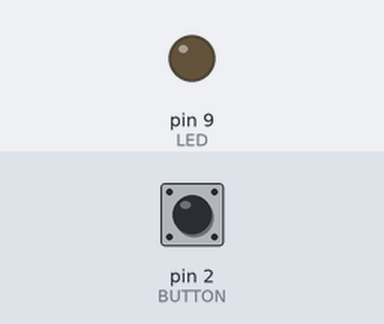
Recording of a sketch running on a simulated Arduino Uno, built with avr-gcc and run on an emulated ATmega328P. On the bench: output pins drawn as LEDs (lit = HIGH). Inputs (shaded band) come from the test bench; at power-on: pin 2 (BUTTON) LOW.

Above: at 1.2 s.
1.3 s: pin 2 (BUTTON) pulled HIGH for 0.15 s
At 1.6 s:
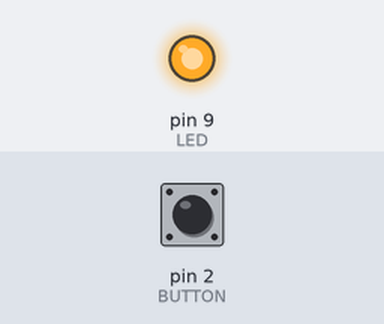
2.9 s: pin 2 (BUTTON) pulled HIGH for 1 s
At 4.0 s:
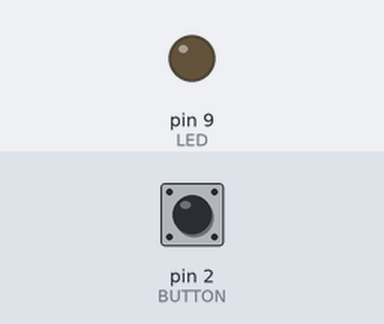
5.4 s: pin 2 (BUTTON) pulled HIGH for 3.2 s
At 5.9 s:
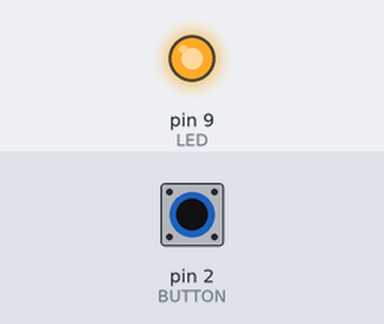
Timing chart, 0 to 8.4 s (numbered marks = the images above; inputs shaded):
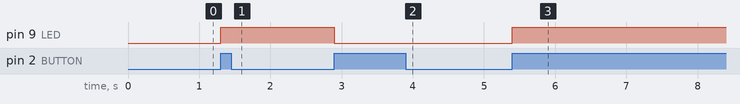

The sketch:

week3_Ph_ch2_Exercise_2_5.ino
```cpp
const int LED=9;
const int BUTTON=2;

boolean lastButton=LOW; //Variable containing the previous button state
boolean currentButton=LOW; //Variable containing the current button state
boolean ledOn=false; //The present state of the LED (on/off)

void setup() {
  pinMode(LED, OUTPUT);
  pinMode(BUTTON, INPUT);
}

/*
* Debouncing Function
* Pass it the previous button state,
* and get back the current debounced button state.
*/
boolean debounce(boolean last) {
  boolean current = digitalRead(BUTTON); // Read the button state

//  if (last != current) // if it's different…
//  {
//    delay(5); // wait 5ms
//    current = digitalRead(BUTTON); //read it again
//  }

  return current; //return the current value
}

void loop() {
  currentButton = debounce(lastButton); // read debounced state

  if (lastButton == LOW && currentButton == HIGH) //if it was pressed...
  {
    ledOn = !ledOn; // toggle the LED value
  }

  lastButton = currentButton; // reset button value

  digitalWrite(LED, ledOn); // change the LED state
}
```

Measured:
- after the input at 1.3 s, pin 9 (LED): LOW → HIGH at once
- after the input at 2.9 s, pin 9 (LED): HIGH → LOW at once
- after the input at 5.4 s, pin 9 (LED): LOW → HIGH at once
